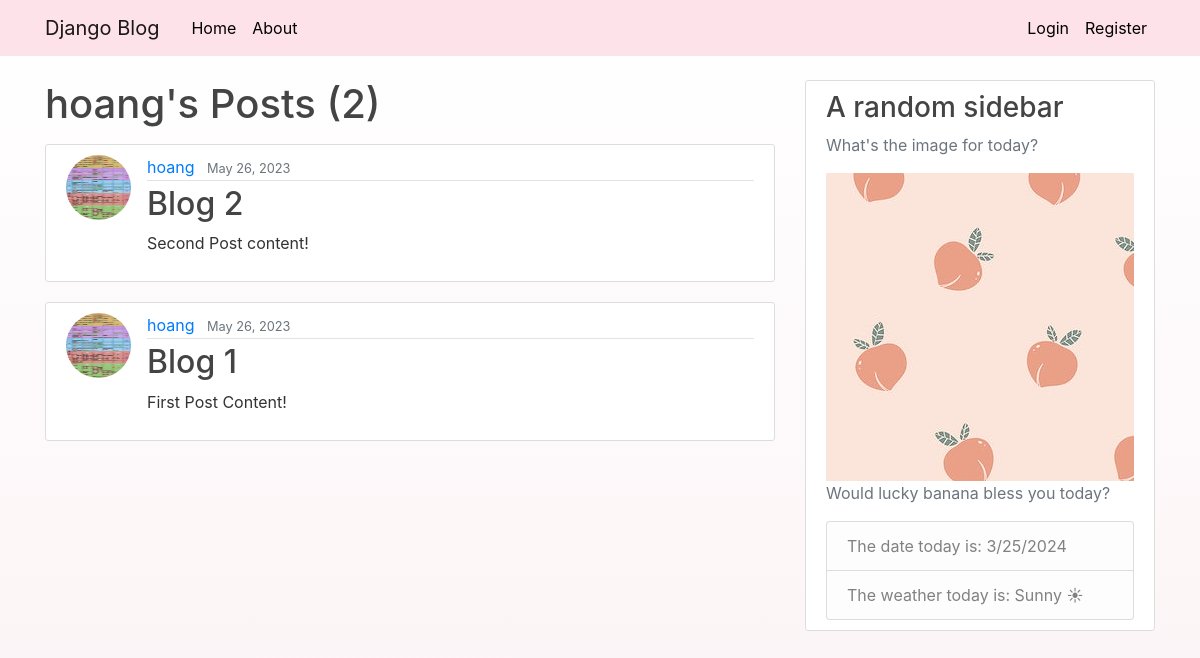
Before: /user/hoang with the older database file.
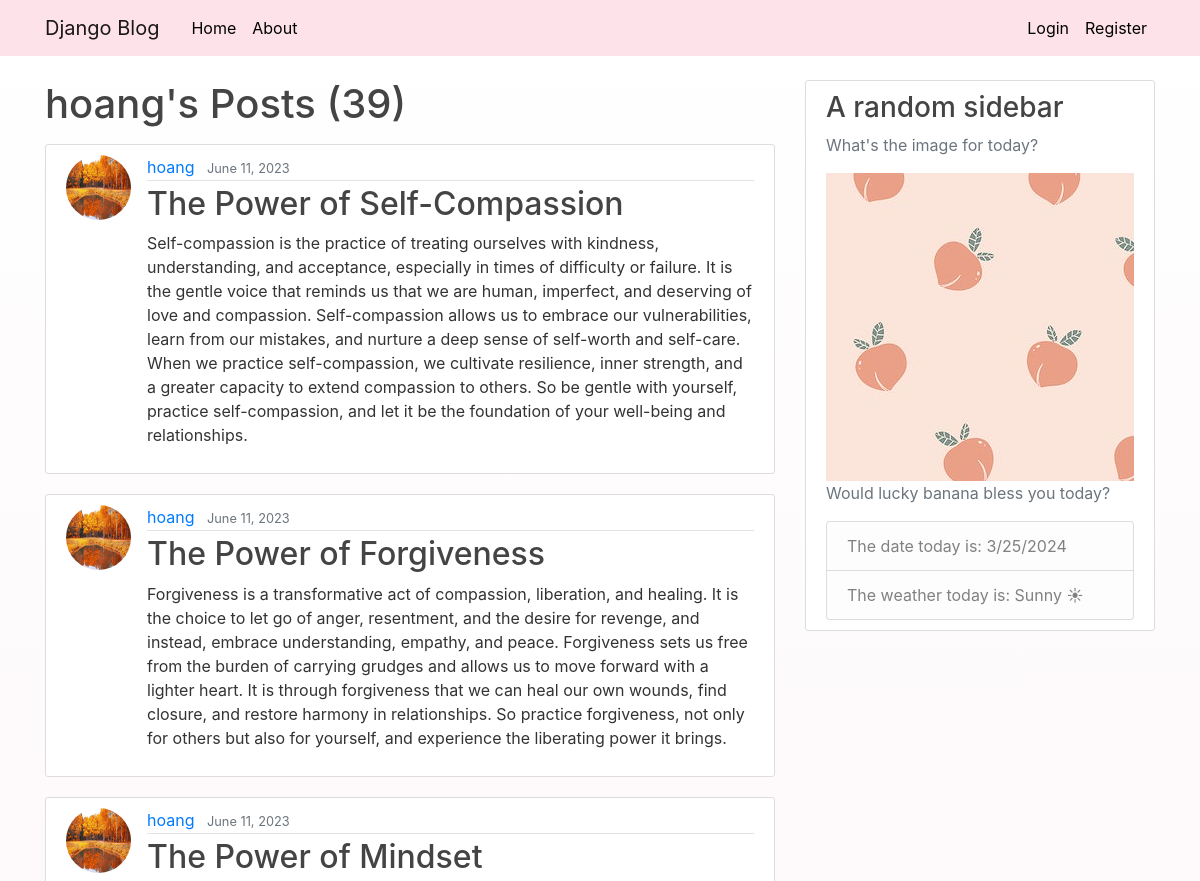
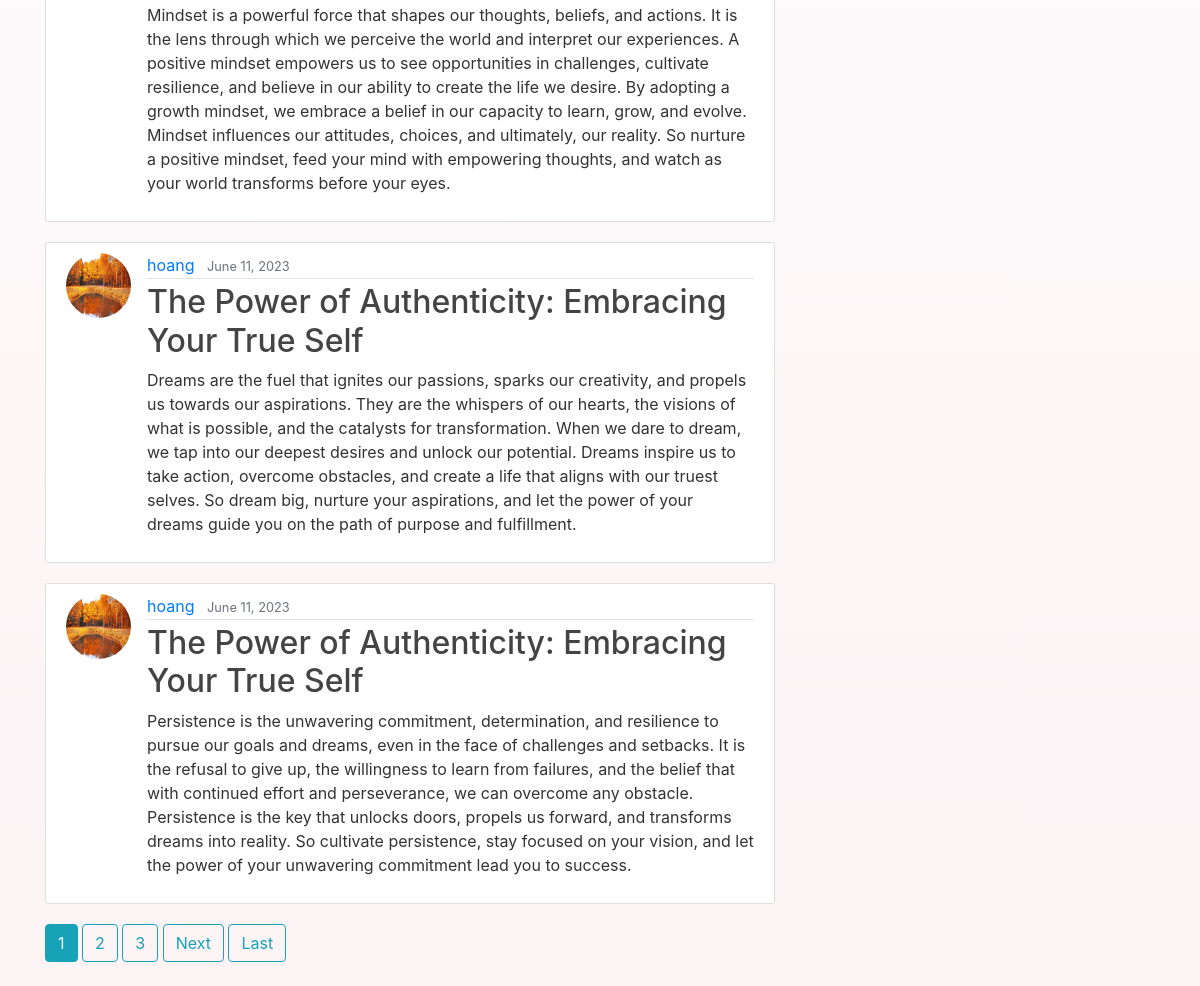
After: the same page with the newer database file (2 pictures, top to bottom).
### blog/models.py (models this page shows, shortened)
class Post(models.Model):
    title = models.CharField(max_length=100)
    content = models.TextField()
    date_posted = models.DateTimeField(default=timezone.now)
    author = models.ForeignKey(User, on_delete=models.CASCADE)

### users/models.py (models this page shows, shortened)
class Profile(models.Model):
    user = models.OneToOneField(User, on_delete=models.CASCADE)
    image = models.ImageField(default='default.jpg', upload_to='profile_pics')
    birthday = models.DateField(default='2000-01-01')

### blog/views.py (the view)
# urls.py: path('user/<username>', UserPostListView.as_view(), name='user-posts'),
class UserPostListView(ListView):
    model = Post
    template_name = 'blog/user_posts.html'
    context_object_name = 'posts'
    paginate_by = 5;
    def get_queryset(self):
        user = get_object_or_404(User, username=self.kwargs.get('username'))
        return Post.objects.filter(author=user).order_by('-date_posted')

### blog/templates/blog/user_posts.html (shortened to what this page needs)
{% extends "blog/base.html" %}
{% block content %}
<h1 class="mb-3">{{view.kwargs.username}}'s Posts ({{ page_obj.paginator.count }})</h1>
{% for post in posts %}
<article class="media content-section">
    <img class="rounded-circle article-img" src="{{ post.author.profile.image.url }}">
    <div class="media-body">
        <div class="article-metadata">
            <a class="mr-2" href="{%url 'user-posts' post.author.username %}">{{ post.author }}</a>
            <small class="text-muted">{{ post.date_posted|date:'F d, Y' }}</small>
        </div>
        <h2><a class="article-title" href="{% url 'post-detail' post.id %}">{{ post.title }}</a></h2>
        <p class="article-content">{{ post.content }}</p>
    </div>
</article>
{% endfor %}
{% if is_paginated %}
{% for num in page_obj.paginator.page_range %}
{% if page_obj.number == num %}
<a class="btn btn-info mb-4" href="?page={{num}}">{{num}}</a>
{%elif num > page_obj.number|add:'-3' and num < page_obj.number|add:'3'%} <a class="btn btn-outline-info mb-4"
    href="?page={{num}}">{{num}}</a>
    {%endif%}
    {%endfor%}
    {%if page_obj.has_next %}
    <a class="btn btn-outline-info mb-4" href="?page=.next_page_number"> Next</a>
    <a class="btn btn-outline-info mb-4" href="?page={{page_obj.paginator.num_pages}}"> Last</a>
    {% endif%}
    {%endif%}
    {% endblock content %}

### blog/templates/blog/base.html (shortened to what this page needs)
{% load static %}
<!DOCTYPE html>
<html>
<head>
    <link rel="stylesheet" href="https://cdn.jsdelivr.net/npm/bootstrap@4.3.1/dist/css/bootstrap.min.css"
>
    <link rel="stylesheet" type="text/css" href="{% static 'blog/main.css' %}">
</head>
<body>
    <header class="site-header">
        <nav class="navbar navbar-expand-md navbar-light bg-color fixed-top">
            <div class=" container">
                <a class="navbar-brand mr-4" href="/">Django Blog</a>
                <div class="collapse navbar-collapse" id="navbarToggle">
                    <div class="navbar-nav mr-auto">
                        <a class="nav-item nav-link" href="{% url 'blog-home' %}">Home</a>
                        <a class="nav-item nav-link" href="{% url 'blog-about' %}">About</a>
                    </div>
                    <div class="navbar-nav">
                        {% if user.is_authenticated %}
                        <a class="nav-item nav-link" href="{% url 'post-create' %}">New Post</a>
                        <a class="nav-item nav-link" href="{% url 'profile' %}">Profile</a>
                        <a class="nav-item nav-link" href="{% url 'logout' %}">Logout</a>
                        {% else %}
                        <a class="nav-item nav-link" href="{% url 'login' %}">Login</a>
                        <a class="nav-item nav-link" href="{% url 'register' %}">Register</a>
                        {% endif %}
                    </div>
                </div>
            </div>
        </nav>
    </header>
    <main role="main" class="container">
        <div class="row">
            <div class="col-md-8">
                {% block content %}{% endblock %}
            </div>
            <div class="col-md-4">
                <div class="content-section">
                    <h3>A random sidebar</h3>
                    <p class='text-muted'>What's the image for today?
                    </p>
                    <img id="myPicture" src="{% static " blog/media/1.jpg" %}" />
                    <p class='text-muted'>Would lucky banana bless you today?
                    </p>
                    <ul class="list-group">
                        <li id="dateItem" class="list-group-item list-group-item-light">Calendars</li>
                        <li id="weatherItem" class="list-group-item list-group-item-light">Weather</li>
                    </ul>
                </div>
            </div>
        </div>
    </main>
</body>
</html>

### blog/static/blog/main.css (style rules this page uses)
body { background-image: linear-gradient(to bottom, white, #fcf3f5); background-repeat: no-repeat; background-attachment: fixed; background-size: cover; color: #333333; margin-top: 5rem; }
h1, h2, h3, h4, h5, h6 { color: #444444; }
ul { margin: 0; }
.bg-color { background-color: #fde3e9; }
.site-header .navbar-nav .nav-link { color: #000000; }
.content-section { background: #ffffff; padding: 10px 20px; border: 1px solid #dddddd; border-radius: 3px; margin-bottom: 20px; }
.article-title { color: #444444; }
.article-content { white-space: pre-line; }
.article-img { height: 65px; width: 65px; margin-right: 16px; }
.article-metadata { padding-bottom: 1px; margin-bottom: 4px; border-bottom: 1px solid #e3e3e3 }

Changed rows visible on the page:
removed Post: author.profile.image (picture), author "hoang", date_posted "May 26, 2023", title "Blog 2", content "Second Post content!"
removed Post: author.profile.image (picture), author "hoang", date_posted "May 26, 2023", title "Blog 1", content "First Post Content!"
added Post: author.profile.image (picture), author "hoang", date_posted "June 11, 2023", title "The Power of Self-Compassion", content "Self-compassion is the practice of treating ourselves with kindness, understanding, and acceptance, especially in times of difficulty or failure. It is the gentle voice that reminds us that we are human, imperfect, and deserving of love and compassion. Self-compassion allows us to embrace our vulnerabilities, learn from our mistakes, and nurture a deep sense of self-worth and self-care. When we practice self-compassion, we cultivate resilience, inner strength, and a greater capacity to extend compassion to others. So be gentle with yourself, practice self-compassion, and let it be the foundation of your well-being and relationships."
added Post: author.profile.image (picture), author "hoang", date_posted "June 11, 2023", title "The Power of Forgiveness", content "Forgiveness is a transformative act of compassion, liberation, and healing. It is the choice to let go of anger, resentment, and the desire for revenge, and instead, embrace understanding, empathy, and peace. Forgiveness sets us free from the burden of carrying grudges and allows us to move forward with a lighter heart. It is through forgiveness that we can heal our own wounds, find closure, and restore harmony in relationships. So practice forgiveness, not only for others but also for yourself, and experience the liberating power it brings."
added Post: author.profile.image (picture), author "hoang", date_posted "June 11, 2023", title "The Power of Mindset", content "Mindset is a powerful force that shapes our thoughts, beliefs, and actions. It is the lens through which we perceive the world and interpret our experiences. A positive mindset empowers us to see opportunities in challenges, cultivate resilience, and believe in our ability to create the life we desire. By adopting a growth mindset, we embrace a belief in our capacity to learn, grow, and evolve. Mindset influences our attitudes, choices, and ultimately, our reality. So nurture a positive mindset, feed your mind with empowering thoughts, and watch as your world transforms before your eyes."
added Post: author.profile.image (picture), author "hoang", date_posted "June 11, 2023", title "The Power of Authenticity: Embracing Your True Self", content "Dreams are the fuel that ignites our passions, sparks our creativity, and propels us towards our aspirations. They are the whispers of our hearts, the visions of what is possible, and the catalysts for transformation. When we dare to dream, we tap into our deepest desires and unlock our potential. Dreams inspire us to take action, overcome obstacles, and create a life that aligns with our truest selves. So dream big, nurture your aspirations, and let the power of your dreams guide you on the path of purpose and fulfillment."
added Post: author.profile.image (picture), author "hoang", date_posted "June 11, 2023", title "The Power of Authenticity: Embracing Your True Self", content "Persistence is the unwavering commitment, determination, and resilience to pursue our goals and dreams, even in the face of challenges and setbacks. It is the refusal to give up, the willingness to learn from failures, and the belief that with continued effort and perseverance, we can overcome any obstacle. Persistence is the key that unlocks doors, propels us forward, and transforms dreams into reality. So cultivate persistence, stay focused on your vision, and let the power of your unwavering commitment lead you to success."
Other visible differences:
{{ page_obj.paginator.count }}: "2" → "39"
new list line: "1"
new list line: "2"
new list line: "3"
text now shown: "Next Last"
